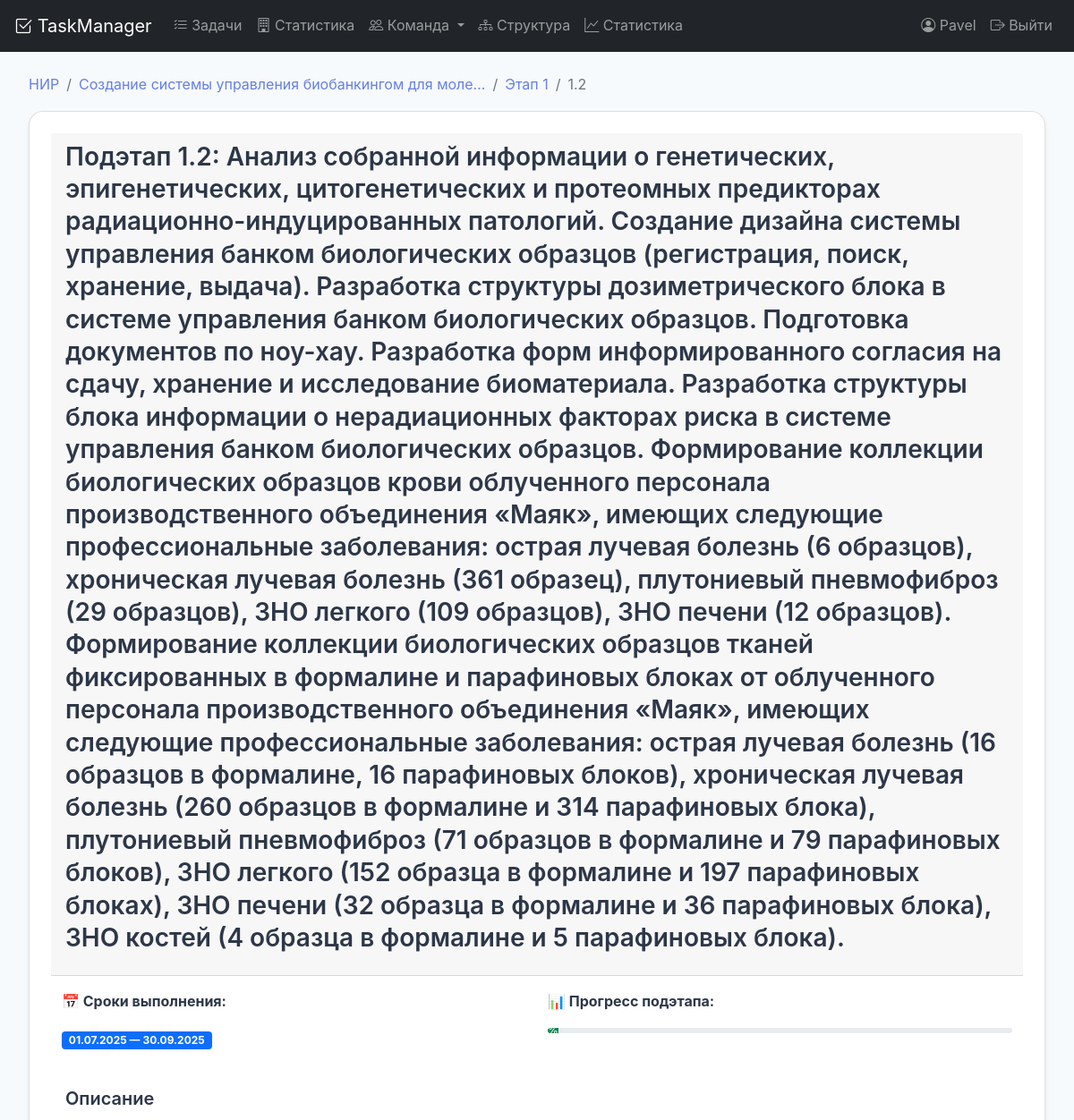
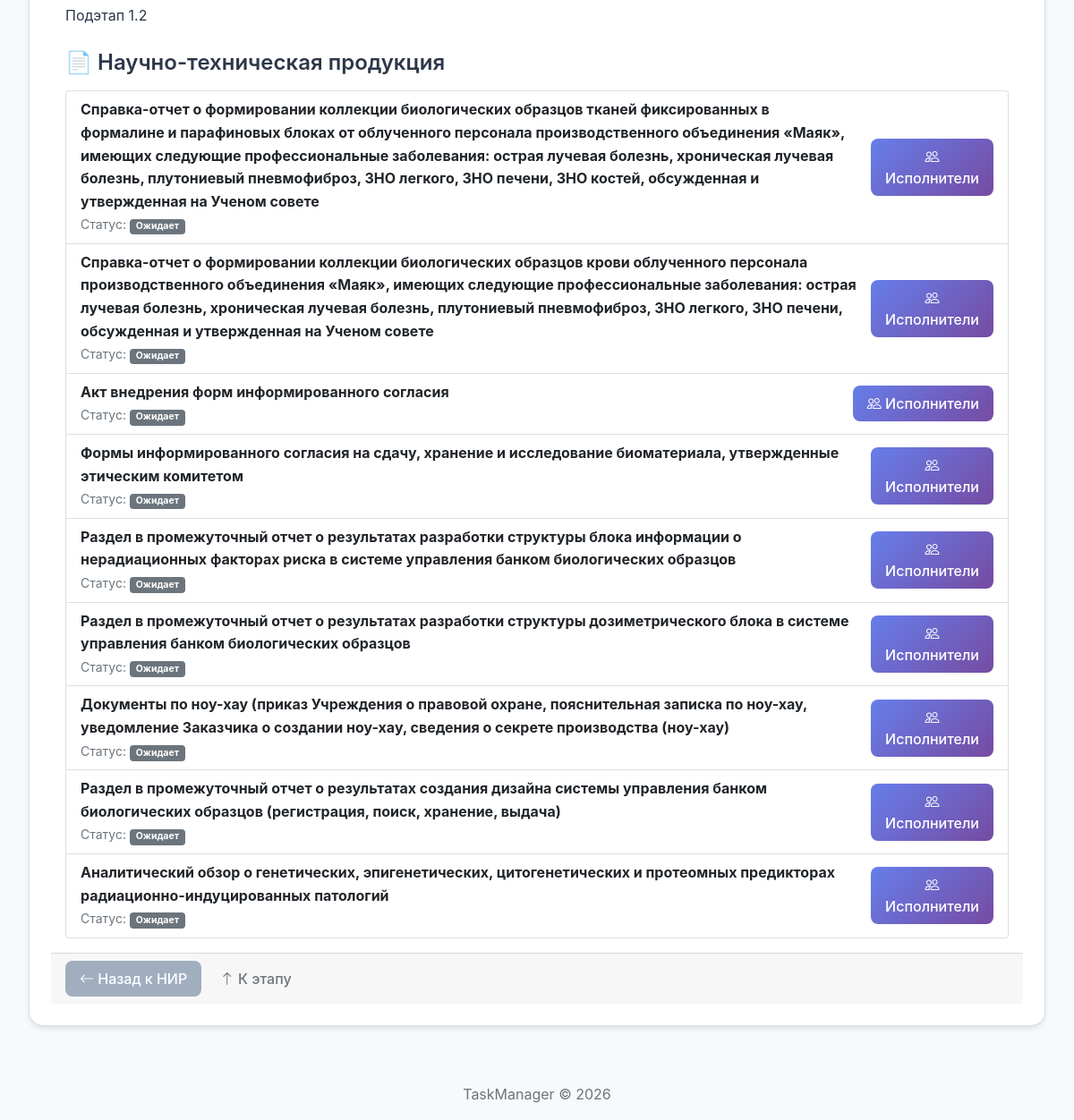
The app's page /research/substage/211/ (signed in) with its own data (2 pictures, top to bottom).
### tasks/models.py (models this page shows, shortened)
class ResearchSubstage(models.Model):
    stage = models.ForeignKey(
        ResearchStage,  # ResearchStage уже определен
        on_delete=models.CASCADE,
        related_name='substages',
        verbose_name='Этап'
    )
    substage_number = models.CharField('Номер подэтапа', max_length=10)
    title = models.TextField('Наименование подэтапа')
    description = models.TextField('Описание', blank=True)
    start_date = models.DateField('Дата начала', null=True, blank=True)
    end_date = models.DateField('Дата окончания', null=True, blank=True)
    performers = models.ManyToManyField(
        'Employee',  # Используем строку
        verbose_name='Исполнители',
        related_name='research_substages',
        blank=True
    )
    responsible = models.ForeignKey(
        'Employee',  # Используем строку
        on_delete=models.SET_NULL,
        verbose_name='Ответственный',
        related_name='responsible_substages',
        null=True,
        blank=True
    )
    class Meta:
        verbose_name = 'Подэтап НИР'
        verbose_name_plural = 'Подэтапы НИР'
        ordering = ['substage_number']

class ResearchStage(models.Model):
    research_task = models.ForeignKey(
        ResearchTask,  # Теперь ResearchTask уже определен
        on_delete=models.CASCADE,
        related_name='stages',
        verbose_name='НИР'
    )
    stage_number = models.IntegerField('Номер этапа')
    title = models.TextField('Наименование этапа')
    start_date = models.DateField('Дата начала', null=True, blank=True)
    end_date = models.DateField('Дата окончания', null=True, blank=True)
    performers = models.ManyToManyField(
        'Employee',  # Используем строку вместо прямого импорта
        verbose_name='Исполнители',
        related_name='research_stages',
        blank=True
    )
    responsible = models.ForeignKey(
        'Employee',  # Используем строку вместо прямого импорта
        on_delete=models.SET_NULL,
        verbose_name='Ответственный',
        related_name='responsible_stages',
        null=True,
        blank=True
    )
    class Meta:
        verbose_name = 'Этап НИР'
        verbose_name_plural = 'Этапы НИР'
        ordering = ['stage_number']

class ResearchTask(models.Model):
    title = models.CharField('Наименование ТЗ', max_length=500)
    tz_number = models.CharField('Шифр', max_length=100, blank=True, help_text='Шифр: "Депозит 2025"')
    customer = models.CharField('Госзаказчик', max_length=500, blank=True)
    executor = models.CharField('Исполнитель', max_length=500, blank=True)
    executor_address = models.TextField('Адрес исполнителя', blank=True, help_text='Индекс, почтовый адрес, телефон/факс')
    foundation = models.TextField('Основание для проведения работы', blank=True)
    funding_source = models.CharField('Источник финансирования', max_length=300, blank=True)
    government_work_name = models.CharField('Наименование государственной работы', max_length=500, blank=True)
    start_date = models.DateField('Дата начала', null=True, blank=True)
    end_date = models.DateField('Дата окончания', null=True, blank=True)
    location = models.CharField('Место проведения работы', max_length=200, blank=True)
    goals = models.TextField('Цели работы', blank=True)
    tasks = models.TextField('Задачи работы', blank=True)
    created_date = models.DateTimeField('Дата создания', auto_now_add=True)
    updated_date = models.DateTimeField('Дата обновления', auto_now=True)
    class Meta:
        verbose_name = 'НИР'
        verbose_name_plural = 'НИР'

class ResearchProduct(models.Model):
    name = models.CharField('Наименование продукции', max_length=500)
    description = models.TextField('Описание', blank=True)
    due_date = models.DateField('Срок выполнения', null=True, blank=True)
    responsible = models.ForeignKey(
        Employee,
        on_delete=models.SET_NULL,
        verbose_name='Ответственный',
        related_name='responsible_products',
        null=True,
        blank=True
    )
    research_task = models.ForeignKey(
        'ResearchTask',
        on_delete=models.SET_NULL,
        null=True,
        blank=True,
        related_name='products',
        verbose_name='НИР'
    )
    research_stage = models.ForeignKey(
        'ResearchStage',
        on_delete=models.SET_NULL,
        null=True,
        blank=True,
        related_name='products',
        verbose_name='Этап НИР'
    )
    research_substage = models.ForeignKey(
        'ResearchSubstage',
        on_delete=models.SET_NULL,
        null=True,
        blank=True,
        related_name='products',
        verbose_name='Подэтап НИР'
    )
    product_type = models.CharField(
        'Тип продукции',
        max_length=50,
        choices=[
            ('report', 'Отчет'),
            ('article', 'Статья'),
            ('patent', 'Патент'),
            ('methodology', 'Методика'),
            ('software', 'Программное обеспечение'),
            ('other', 'Другое'),
        ],
        default='report'
    )
    planned_start = models.DateField('Планируемая дата начала', null=True, blank=True)
    planned_end = models.DateField('Планируемая дата окончания', null=True, blank=True)
    actual_start = models.DateField('Фактическая дата начала', null=True, blank=True)
    actual_end = models.DateField('Фактическая дата окончания', null=True, blank=True)
    STATUS_CHOICES = [
        ('pending', 'Ожидает'),
        ('in_progress', 'В работе'),
        ('completed', 'Выполнено'),
        ('delayed', 'Задержка'),
        ('cancelled', 'Отменена'),
    ]
    status = models.CharField('Статус', max_length=20, choices=STATUS_CHOICES, default='pending')
    completion_percent = models.IntegerField('Процент выполнения', default=0)
    notes = models.TextField('Примечания', blank=True)
    created_date = models.DateTimeField('Дата создания', auto_now_add=True)
    updated_date = models.DateTimeField('Дата обновления', auto_now=True)
    created_by = models.ForeignKey(
        'auth.User',
        on_delete=models.SET_NULL,
        null=True,
        related_name='created_products'
    )
    class Meta:
        verbose_name = 'Научная продукция'
        verbose_name_plural = 'Научная продукция'
        ordering = ['-created_date']

### tasks/views/research_views.py (the view)
# urls.py: path('research/substage/<int:substage_id>/', research_substage_detail, name='research_substage_detail'),
@login_required
def research_substage_detail(request, substage_id):
    substage = get_object_or_404(ResearchSubstage, id=substage_id)
    products = substage.products.all()
    employees = Employee.objects.filter(is_active=True).order_by('last_name', 'first_name')
    context = {
        'substage': substage,
        'products': products,
        'employees': employees,
    }
    return render(request, 'tasks/research_substage_detail.html', context)

### tasks/templates/tasks/research_substage_detail.html (shortened to what this page needs)
{% extends 'base.html' %}
{% block content %}
<div class="container">
    <nav aria-label="breadcrumb">
        <ol class="breadcrumb">
            <li class="breadcrumb-item"><a href="{% url 'research_task_list' %}">НИР</a></li>
            <li class="breadcrumb-item"><a href="{% url 'research_task_detail' substage.stage.research_task.id %}">{{ substage.stage.research_task.title|truncatechars:50 }}</a></li>
            <li class="breadcrumb-item"><a href="{% url 'research_stage_detail' substage.stage.id %}">Этап {{ substage.stage.stage_number }}</a></li>
            <li class="breadcrumb-item active">{{ substage.substage_number }}</li>
        </ol>
    </nav>
    <div class="card">
        <div class="card-header">
            <h3>Подэтап {{ substage.substage_number }}: {{ substage.title }}</h3>
        </div>
        <div class="card-body">
            <div class="row mb-4">
                <div class="col-md-6">
                    <p><strong>📅 Сроки выполнения:</strong></p>
                    <p>
                        {% if substage.start_date and substage.end_date %}
                            <span class="badge bg-primary">
                                {{ substage.start_date|date:"d.m.Y" }} — {{ substage.end_date|date:"d.m.Y" }}
                            </span>
                        {% else %}
                            <span class="text-muted">Не указаны</span>
                        {% endif %}
                    </p>
                </div>
                <div class="col-md-6">
                    <p><strong>📊 Прогресс подэтапа:</strong></p>
                    <div class="progress">
                        <div class="progress-bar bg-success" style="width: {{ progress }}%">
                            {{ progress }}%
                        </div>
                    </div>
                </div>
            </div>
            {% if substage.description %}
                <div class="mb-4">
                    <h5>Описание</h5>
                    <p>{{ substage.description|linebreaks }}</p>
                </div>
            {% endif %}
            <h4>📄 Научно-техническая продукция</h4>
            <div class="list-group mt-3">
                {% for product in products %}
                    <div class="list-group-item">
                        <div class="d-flex justify-content-between align-items-center">
                            <div class="flex-grow-1">
                                <strong>{{ product.name }}</strong>
                                <br>
                                <small class="text-muted">
                                    Статус:
                                    <span class="badge
                                        {% if product.status == 'completed' %}bg-success
                                        {% elif product.status == 'in_progress' %}bg-primary
                                        {% elif product.status == 'delayed' %}bg-danger
                                        {% else %}bg-secondary{% endif %}">
                                        {{ product.get_status_display }}
                                    </span>
                                </small>
                            </div>
                            <div class="ms-3">
                                <a href="{% url 'product_assign_performers' product.id %}" class="btn btn-sm btn-primary">
                                    <i class="bi bi-people"></i> Исполнители
                                </a>
                            </div>
                        </div>
                    </div>
                {% empty %}
                    <p class="text-muted">Нет продукции</p>
                {% endfor %}
            </div>
        </div>
        <div class="card-footer">
            <a href="{% url 'research_task_detail' substage.stage.research_task.id %}" class="btn btn-secondary">
                <i class="bi bi-arrow-left"></i> Назад к НИР
            </a>
            <a href="{% url 'research_stage_detail' substage.stage.id %}" class="btn btn-outline-secondary">
                <i class="bi bi-arrow-up"></i> К этапу
            </a>
        </div>
    </div>
</div>
{% endblock %}

### tasks/templates/base.html (shortened to what this page needs)
<!DOCTYPE html>
{% load static %}
<html lang="ru">
<head>
    <link href="https://cdn.jsdelivr.net/npm/bootstrap@5.1.3/dist/css/bootstrap.min.css" rel="stylesheet">
    <link rel="stylesheet" href="https://cdn.jsdelivr.net/npm/bootstrap-icons@1.8.1/font/bootstrap-icons.css">
        <link href="{% static 'css/style.css' %}" rel="stylesheet">
    <link href="{% static 'css/style.css' %}" rel="stylesheet">
</head>
<body>
    <nav class="navbar navbar-expand-lg navbar-dark bg-dark">
        <div class="container">
            <a class="navbar-brand" href="{% url 'task_list' %}">
                <i class="bi bi-check2-square"></i> TaskManager
            </a>
            <div class="collapse navbar-collapse" id="navbarNav">
                <ul class="navbar-nav me-auto">
                    <li class="nav-item">
                        <a class="nav-link" href="{% url 'task_list' %}">
                            <i class="bi bi-list-check"></i> Задачи
                        </a>
                    </li>
                    <li class="nav-item">
                        <a class="nav-link" href="{% url 'department_stats' %}">
                            <i class="bi bi-building"></i> Статистика
                        </a>
                    </li>
                    <li class="nav-item dropdown">
                        <a class="nav-link dropdown-toggle" href="#" data-bs-toggle="dropdown">
                            <i class="bi bi-people"></i> Команда
                        </a>
                    </li>
                    <li class="nav-item">
                        <a class="nav-link" href="{% url 'organization_chart' %}">
                            <i class="bi bi-diagram-3"></i> Структура
                        </a>
                    </li>
                    <li class="nav-item">
                        <a class="nav-link" href="{% url 'task_statistics' %}">
                            <i class="bi bi-graph-up"></i> Статистика
                        </a>
                    </li>
                </ul>
                <ul class="navbar-nav">
                    {% if user.is_authenticated %}
                        <li class="nav-item">
                            <span class="nav-link">
                                <i class="bi bi-person-circle"></i> {{ user.username }}
                            </span>
                        </li>
                        <li class="nav-item">
                            <a class="nav-link" href="{% url 'logout' %}">
                                <i class="bi bi-box-arrow-right"></i> Выйти
                            </a>
                        </li>
                    {% endif %}
                </ul>
            </div>
        </div>
    </nav>
    <main class="container mt-4">
        {% block content %}{% endblock %}
    </main>
    <footer class="footer mt-5 py-3 bg-light">
        <div class="container text-center">
            <span class="text-muted">TaskManager © {% now "Y" %}</span>
        </div>
    </footer>
</body>
</html>

### static/css/style.css (style rules this page uses)
:root { --primary-color: #667eea; --secondary-color: #764ba2; --success-color: #48bb78; --danger-color: #f56565; --warning-color: #ecc94b; --info-color: #4299e1; --dark-color: #2d3748; --light-color: #f7fafc; --gray-color: #a0aec0; --shadow-sm: 0 1px 2px 0 rgba(0, 0, 0, 0.05); --shadow-md: 0 4px 6px -1px rgba(0, 0, 0, 0.1); --shadow-lg: 0 10px 15px -3px rgba(0, 0, 0, 0.1); --shadow-xl: 0 20px 25px -5px rgba(0, 0, 0, 0.1); --border-radius-sm: 0.25rem; --border-radius-md: 0.5rem; --border-radius-lg: 1rem; --border-radius-xl: 2rem; --spacing-1: 0.25rem; --spacing-2: 0.5rem; --spacing-3: 0.75rem; --spacing-4: 1rem; --spacing-5: 1.25rem; --spacing-6: 1.5rem; --spacing-8: 2rem; --spacing-10: 2.5rem; --spacing-12: 3rem; }
* { margin: 0; padding: 0; box-sizing: border-box; }
body { font-family: -apple-system, BlinkMacSystemFont, 'Segoe UI', Roboto, 'Helvetica Neue', Arial, sans-serif; background-color: var(--light-color); color: var(--dark-color); line-height: 1.6; }
h1, h2, h3, h4, h5, h6 { font-weight: 600; line-height: 1.3; margin-bottom: var(--spacing-4); }
h3 { font-size: 1.75rem; }
h4 { font-size: 1.5rem; }
h5 { font-size: 1.25rem; }
a { color: var(--primary-color); text-decoration: none; transition: color 0.2s; }
.btn { display: inline-block; padding: var(--spacing-2) var(--spacing-4); border-radius: var(--border-radius-md); font-weight: 500; text-align: center; cursor: pointer; transition: all 0.2s; border: none; font-size: 1rem; }
.btn-primary { background: linear-gradient(135deg, var(--primary-color), var(--secondary-color)); color: white; }
.btn-secondary { background-color: var(--gray-color); color: white; }
.card { background: white; border-radius: var(--border-radius-lg); box-shadow: var(--shadow-md); padding: var(--spacing-6); transition: all 0.3s; }
.container { max-width: 1200px; margin: 0 auto; padding: 0 var(--spacing-4); }
.row { display: flex; flex-wrap: wrap; margin: 0 calc(-1 * var(--spacing-4)); }
.text-center { text-align: center; }
.mt-3 { margin-top: var(--spacing-3); }
.mt-4 { margin-top: var(--spacing-4); }
.mt-5 { margin-top: var(--spacing-5); }
.mb-4 { margin-bottom: var(--spacing-4); }
.progress { height: 6px; border-radius: 3px; }
.progress-bar { transition: width 0.3s ease; }

### records on screen
ResearchSubstage: stage.research_task "Создание системы управления биобанкингом для моле…", stage.stage_number "1", substage_number "1.2", title "Анализ собранной информации о генетических, эпигенетических, цитогенетических и протеомных предикторах радиационно-индуцированных патологий. Создание дизайна системы управления банком биологических образцов (регистрация, поиск, хранение, выдача). Разработка структуры дозиметрического блока в системе управления банком биологических образцов. Подготовка документов по ноу-хау. Разработка форм информированного согласия на сдачу, хранение и исследование биоматериала. Разработка структуры блока информации о нерадиационных факторах риска в системе управления банком биологических образцов. Формирование коллекции биологических образцов крови облученного персонала производственного объединения…", start_date "01.07.2025", end_date "30.09.2025", description "Подэтап 1.2"
ResearchProduct: name "Справка-отчет о формировании коллекции биологических образцов тканей фиксированных в формалине и парафиновых блоках от облученного персонала производственного объединения «Маяк», имеющих следующие профессиональные заболевания: острая лучевая болезнь, хроническая лучевая болезнь, плутониевый пневмофиброз, ЗНО легкого, ЗНО печени, ЗНО костей, обсужденная и утвержденная на Ученом совете", status "Ожидает"
ResearchProduct: name "Справка-отчет о формировании коллекции биологических образцов крови облученного персонала производственного объединения «Маяк», имеющих следующие профессиональные заболевания: острая лучевая болезнь, хроническая лучевая болезнь, плутониевый пневмофиброз, ЗНО легкого, ЗНО печени, обсужденная и утвержденная на Ученом совете", status "Ожидает"
ResearchProduct: name "Акт внедрения форм информированного согласия", status "Ожидает"
ResearchProduct: name "Формы информированного согласия на сдачу, хранение и исследование биоматериала, утвержденные этическим комитетом", status "Ожидает"
ResearchProduct: name "Раздел в промежуточный отчет о результатах разработки структуры блока информации о нерадиационных факторах риска в системе управления банком биологических образцов", status "Ожидает"
ResearchProduct: name "Раздел в промежуточный отчет о результатах разработки структуры дозиметрического блока в системе управления банком биологических образцов", status "Ожидает"
ResearchProduct: name "Документы по ноу-хау (приказ Учреждения о правовой охране, пояснительная записка по ноу-хау, уведомление Заказчика о создании ноу-хау, сведения о секрете производства (ноу-хау)", status "Ожидает"
ResearchProduct: name "Раздел в промежуточный отчет о результатах создания дизайна системы управления банком биологических образцов (регистрация, поиск, хранение, выдача)", status "Ожидает"
ResearchProduct: name "Аналитический обзор о генетических, эпигенетических, цитогенетических и протеомных предикторах радиационно-индуцированных патологий", status "Ожидает"

### other values on screen
{{ user.username }} "Pavel"
